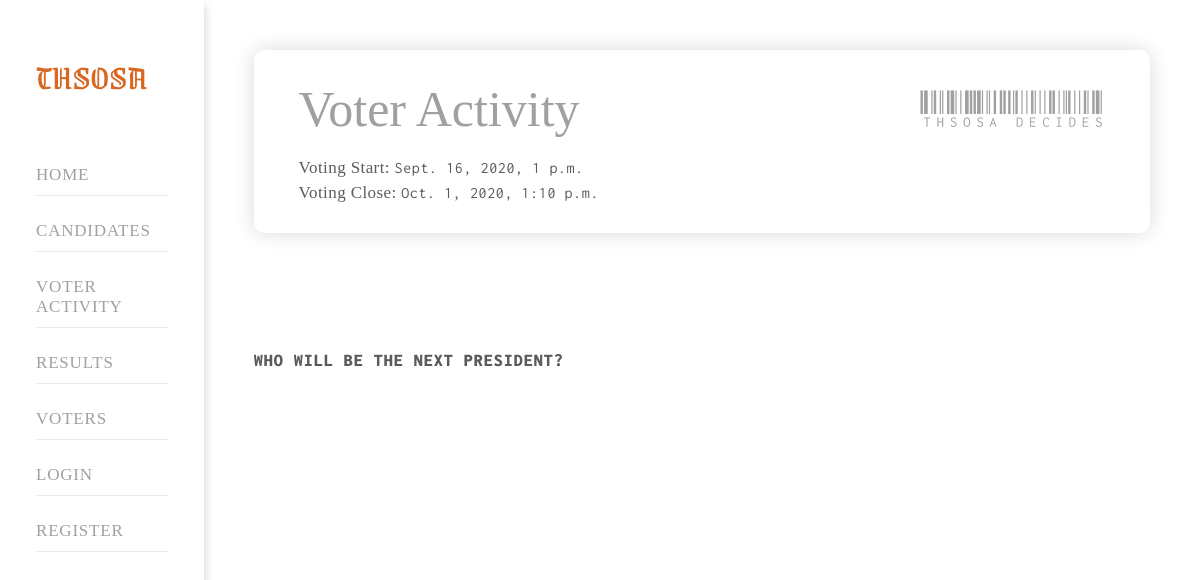
The app's page /activity.html, older data.
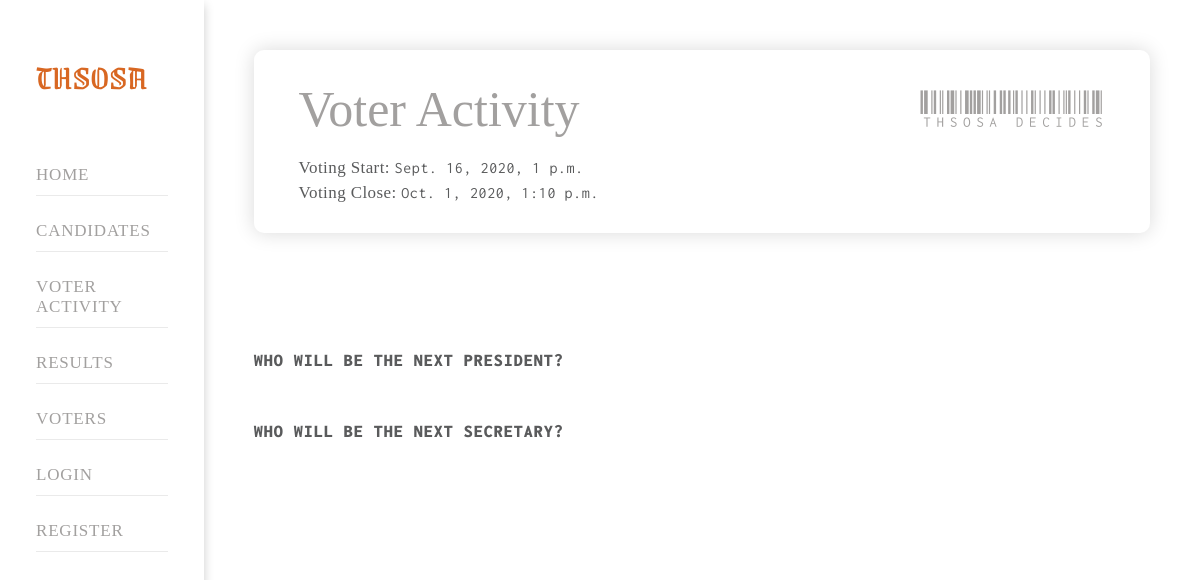
The same page, newer data.
### App/models.py (models this page shows, shortened)
class Time(models.Model):
    start=models.DateTimeField()
    end=models.DateTimeField()

class Election(models.Model):
    name=models.TextField()

### App/views.py (the view)
# urls.py: path("activity.html", views.activity, name="activity"),
def activity(request):
    context={"elections":Election.objects.all(),"results":Candidate.objects.filter(approved=True),"times":Time.objects.all()}
    return render(request,"activity_new.html",context)

### App/templates/activity_new.html (shortened to what this page needs)
{% load static %}
<html xmlns="http://www.w3.org/1999/xhtml">
 <head>
  <link href="{% static 'assets/css/style.css' %}" rel="stylesheet" type="text/css"/>
  <link href="{% static 'assets/css/fonts.css' %}" rel="stylesheet" type="text/css">
   <link href="{% static 'assets/css/responsive.css' %}" rel="stylesheet" type="text/css"/>
   <link href="{% static 'assets/css/owl_theme.css' %}" rel="stylesheet" type="text/css"/>
   <link href="{% static 'assets/css/owl.carousel.min.css' %}" rel="stylesheet" type="text/css"/>
   <link href="{% static 'assets/css/owl.theme.default.min.css' %}" rel="stylesheet" type="text/css"/>
   <link href="https://use.fontawesome.com/releases/v5.7.2/css/all.css" rel="stylesheet"/>
 </head>
 <body>
  <div class="clearfix" id="main_wrapper">
   <div class="header">
    <div class="hdr clearfix">
     <div class="brandname">
      <a href="">
       THSOSA
      </a>
     </div>
     <div class="menu">
       <ul>
        <li>
         <a href="index.html">
          Home
         </a>
        </li>
        <li>
         <a href="candidates.html">
          Candidates
         </a>
        </li>
        <li>
         <a href="activity.html">
          Voter Activity
         </a>
        </li>
        <li>
         <a href="results.html">
          Results
         </a>
        </li>
        <li>
         <a href="voters-approved">
          Voters
         </a>
        </li>
        <li>
         <a href="login.html">
          Login
         </a>
        </li>
        <li>
         <a href="register.html">
          Register
         </a>
        </li>
       </ul>
     </div>
    </div>
   </div>
   <div class="body-wrap">
    <div class="section">
     <div class="inner_wrap">
      <div class="pg-hdr-card clearfix">
        <div class="col-1">
         <div class="hdr-title">
          Voter Activity
         </div>
         <div class="row">
           <span>
            Voting Start:
           </span>
          {% for time in times %}{{time.start}}{% endfor %}
          </div>
          <div class="row">
           <span>
            Voting Close:
           </span>
          {% for time in times %}{{time.end}}{% endfor %}
          </div>
        </div>
       <div class="col-2">
        THSOSA DECIDES
       </div>
      </div>
     </div>
    </div>
    <div class="section">
     <div class="inner_wrap">
       {% for election in elections %}
      <div class="candidate-card">
        <br>
       <div class="position-desc">
        Who will be the next {{election.name}}?
       </div>
      </div>
      {% endfor %}
     </div>
    </div>
   </div>
  </div>
 </body>
</html>

Row changes from the older to the newer data that the page shows:
added Election: name "SECRETARY"
